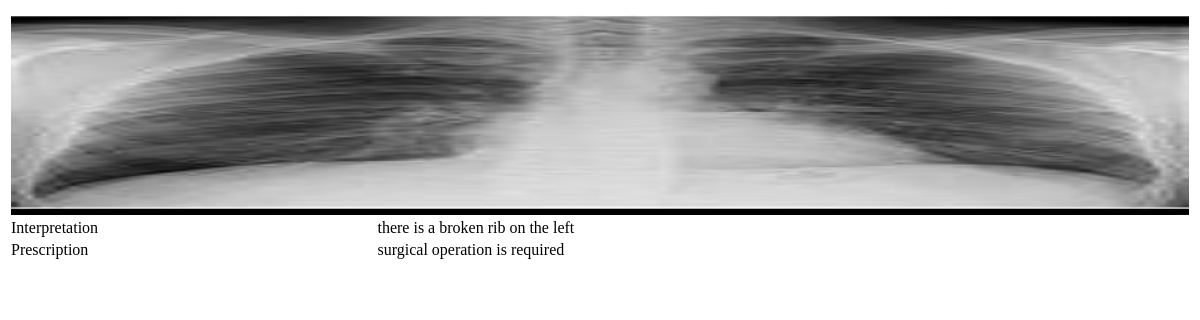
Page /details.php?id=Akaha Sule5 on the committed database.
### tables this page shows
CREATE TABLE `radiographs` (
  `radid` varchar(45) NOT NULL,
  `radiographer` varchar(45) NOT NULL,
  `radiologist` varchar(45) NOT NULL,
  `patient` varchar(45) NOT NULL,
  `radiograph` varchar(45) NOT NULL,
  `description` varchar(45) DEFAULT NULL,
  `interpretation` text,
  `prescription` text,
  `message` text,
  `date` varchar(45) DEFAULT NULL,
  `seen` tinyint(4) DEFAULT NULL,
  `status` tinyint(3) unsigned NOT NULL,
  PRIMARY KEY (`radid`)
);

### details.php (the view, shortened to what this page needs)
<?php
include('driver/config.php');
$select = mysqli_query($db, "select * from radiographs where radid = '{$_GET['id']}'");
$details = mysqli_fetch_array($select, MYSQLI_ASSOC);
?>
<!DOCTYPE html PUBLIC "-//W3C//DTD XHTML 1.0 Transitional//EN" "http://www.w3.org/TR/xhtml1/DTD/xhtml1-transitional.dtd">
<html xmlns="http://www.w3.org/1999/xhtml">
<head>
<link rel="stylesheet" href="css/form.css" />
</head>
<body>
<form method="post">
<table width="100%">
<tr>
<td></td>
<td><?php echo $msg!=""?$msg:"" ?></td>
</tr>
<tr>
<td colspan="2"><img id="show" src="<?php echo $details['radiograph']; ?>" height="200" width="100%" onmouseover="showMore()" onmouseout="showLess()"  />
</td>
</tr>
<?php
if($details['status'] == "1"){
?>
<tr>
<td>Action</td>
<td><input type="radio" name="accept" id="a" onclick="this.form.submit()" value="a"  <?php echo $_POST['accept']=="a"?"checked":"" ?> /><label for="a">Accept</label><input type="radio" name="accept" id="r"  onclick="this.form.submit()" value="r" <?php echo $_POST['accept']=="r"?"checked":"" ?>  /><label for="r"> Request For Another X-ray</label>
<input type="radio" name="accept" id="re"  onclick="this.form.submit()" value="re" <?php echo $_POST['accept']=="re"?"checked":"" ?>  /><label for="re"> Refer To Another Professional</label></td>
</tr>
<?php if(isset($_POST['accept'])){
		if($_POST['accept'] == "a"){
?>
<tr>
<td>Interpretation</td>
<td><textarea name="interpretation" required cols="45" rows="3" class="textarea"></textarea>
</td>
</tr>
<tr>
<td>Prescription</td>
<td><textarea name="prescription" required cols="45" rows="3" class="textarea"></textarea>
</td>
</tr>
<?php } else if($_POST['accept']=="r") { ?>
<tr>
<td>Message</td>
<td><textarea name="message" required cols="45" rows="3" class="textarea"></textarea>
</td>
</tr>
<?php }
else { ?>
<tr>
<td>Remote Radiotherapist</td>
<td>
<select name="radiologist" class="select">
<option value="">--Select Radiotherapist--</option>
<?php
$select = mysqli_query($db, "select u.userid,concat_ws(' ',u.salutation, u.mname, u.sname, u.fname) as name from users u join login l on u.userid = l.userid where l.role = 'Radiotherapist'");
while($therapists = mysqli_fetch_array($select, MYSQLI_ASSOC)){
?>
<option value="<?php echo $therapists['userid']; ?>"><?php echo $therapists['name']; ?></option>
<?php } ?>
</select>
</td>
</tr>
<?php } ?>
<tr>
<td>&nbsp;</td>
<td><input type="submit" name="prescribe" value="SUBMIT" />
</td>
</tr>
<?php }} else if($details['status']=="0"){ ?>
<tr>
<td>Interpretation</td>
<td><?php echo $details['interpretation']; ?></td>
</tr>
<tr>
<td>Prescription</td>
<td><?php echo $details['prescription']; ?></td>
</tr>
<?php } ?>
</table>
</form>
</body>
</html>

### css/form.css (style rules this page uses)
td { vertical-align:top; }

### rows in the picture
radiographs: radiograph (picture), interpretation "there is a broken rib on the left", prescription "surgical operation is required"
